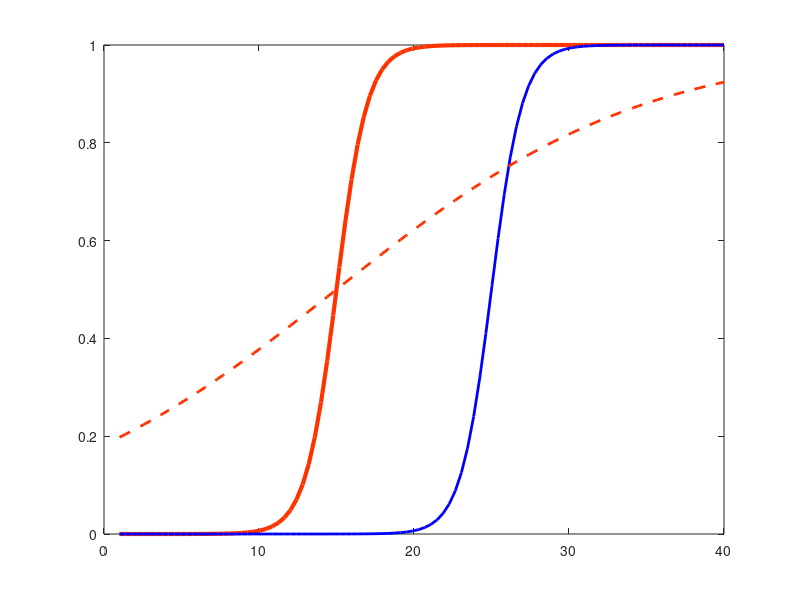

The MATLAB script that drew this image: (Note: this script raises an error after producing the figure.)
% script analysis behaviour
clear all

%% visualize sigmoid function
x = linspace(1, 40, 100);
psy_fun = @(alpha,beta) 1./(1 + exp(-beta*(x-alpha)));

% set parameters for plotting the function
alpha_value = 15;
beta_value = 1;

% plot
plot(x, psy_fun(alpha_value, beta_value),'-','Color',[1 0.2 0.0],'LineWidth',3);

hold on

% change alpha, the function moves horizontally
plot(x, psy_fun(alpha_value+10, beta_value),'-','Color',[0 0 1],'LineWidth',2)

% decrease slope beta, function get more shallow
plot(x, psy_fun(alpha_value, beta_value/10),'--','Color',[1 0.2 0.0],'LineWidth',2)

hold off

%% load data
opts = detectImportOptions('discounting_1sj.csv');
preview('discounting_1sj.csv',opts)
D  = readtable('discounting_1sj.csv', opts);

% table values can be accessed in the following ways
D.immediate

% calculate difference between delayed and immediate reward choices
D.diff = D.delayed - D.immediate;


% plot stimuli
h = scatter(D.immediate,  D.delayed,50,'o','MarkerEdgeColor',[0 0 1],'MarkerFaceColor',[0.5 0.5 1]);
line([0,100],[0,100],'LineWidth',0.2,'LineStyle','--');
xlabel('Immediate reward (£)');
ylabel('Delayed reward (£)');
xlim([5,50]); 
ylim([5 50]);

%% Plot raw data

% calculate averages and standard errors
stim = unique(D.diff);
nTrials = NaN(size(stim));
pChooseDelayed = NaN(size(stim));
pChooseDelayed_se = NaN(size(stim));
for cc = 1:length(stim)
    nTrials(cc) = sum(D.diff==stim(cc));
    pChooseDelayed(cc) = mean(D.choose_delayed(D.diff==stim(cc)));
    pChooseDelayed_se(cc) = sqrt(pChooseDelayed(cc) * (1-pChooseDelayed(cc))) / nTrials(cc);
end

% make plot
h = scatter(stim, pChooseDelayed,50,'o','MarkerEdgeColor',[0 0 1],'MarkerFaceColor',[0 0 1]);
set(gcf,'color','w');
hold on
line([1,45],[0.5,0.5],'LineWidth',0.2,'LineStyle','--');
for cc = 1:length(stim)
    plot([stim(cc),stim(cc)],[pChooseDelayed(cc)-pChooseDelayed_se(cc), pChooseDelayed(cc)+pChooseDelayed_se(cc)],'Color',[0 0 1],'LineWidth',2);
end
hold off

% add labelling 
xlabel('Difference between delayed and immediate reward (£)');
ylabel('Proportion of "delayed reward" choices');
xlim([min(stim),max(stim)]); 
ylim([0 1]);

%% fit psychometric function
[alpha, beta, L] = fit_p_r(D.diff, D.choose_delayed);

% add psychometric function to plot
stim_fine = linspace(min(stim), max(stim),500)';
pred_prob = p_r1(stim_fine, alpha, beta);

hold on
plot(stim_fine, pred_prob,'-','Color',[1 0.2 0.0],'LineWidth',3);

% add line to indicate point of "perceptual indifference"
% referred to as point of subjective equality or PSE
line([alpha, alpha],[0,0.5],'Color',[1 0.2 0.0],'LineWidth',1.5,'LineStyle','--');

hold off



%% bootstrap
[out] = bootstrapCI_psy_fun(alpha, beta, D.diff, 1000);
out.alpha
out.beta

% add CI for MU on plot
hold on
line(out.alpha.CI, [0.5,0.5],'Color',[1 0.2 0.0],'LineWidth',7);
hold off


%% visualize the likelihood function
[X,Y] = meshgrid(linspace(5, 15,100),linspace(-0.5, 1,100));
F = arrayfun(@(xi,yi) exp(L_r(D.diff, D.choose_delayed, xi, yi)), X, Y);
surf(X,Y,F);
shading flat
xlabel('alpha');
zlabel('likelihood');
ylabel('beta');

% [X,Y] = meshgrid(linspace(5, 15,100),linspace(-0.5, 1,100));
% F = arrayfun(@(xi,yi) L_r(D.diff, D.choose_delayed, xi, yi), X, Y);
% surf(X,Y,F);
% xlabel('alpha');
% zlabel('log-likelihood');
% ylabel('beta');

% change view
view(2)
shading interp
hold on
plot3(mu, sigma,max(F(:)),'ko')
hold off

%% exercises

% Repeat the analysis for each participants in this dataset.
% participants labelled with PD are patients with Parkinson on dopaminergic medication (known to affect reward processing)
% participants labelled with CT are healthy controls (comparison group)
opts = detectImportOptions('discounting_all.csv');
preview('discounting_all.csv',opts)
D_all  = readtable('discounting_all.csv', opts);

